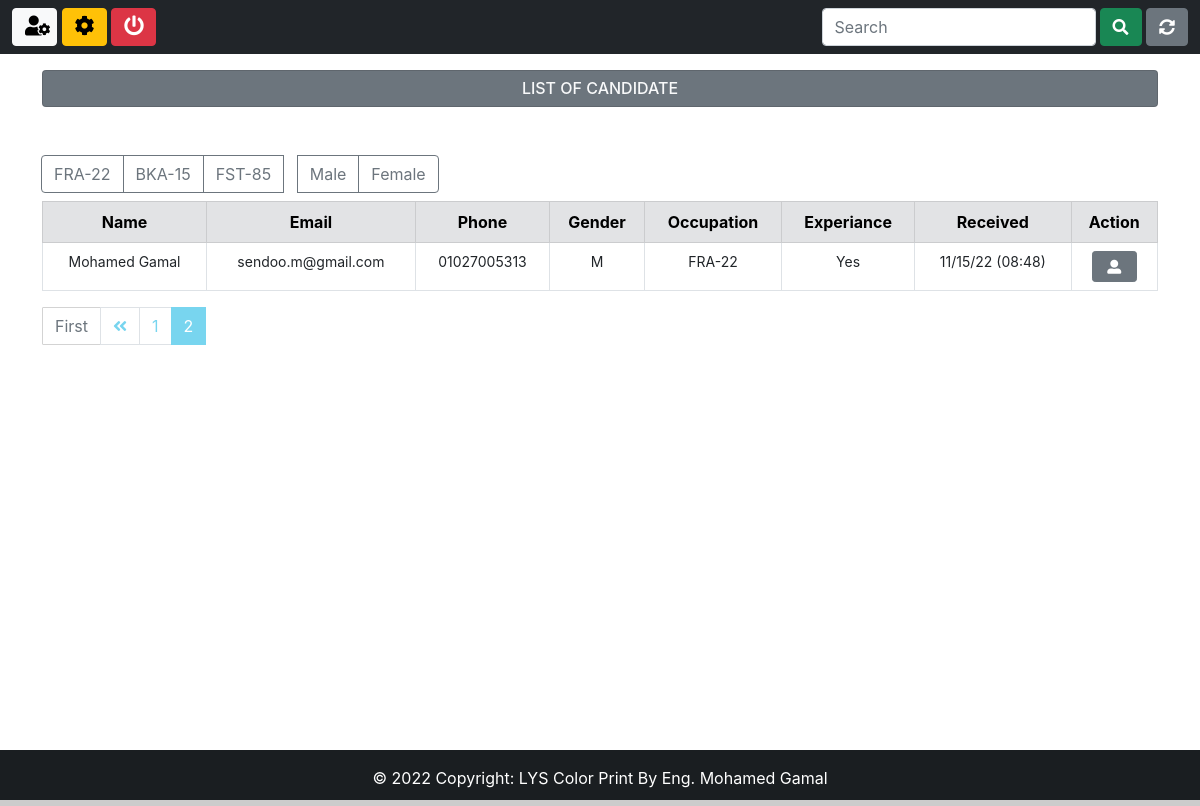
/backend?page=2 (signed in), run on the app's committed database.
### App/models.py (models this page shows, shortened)
class Candidate(models.Model):
    firstname           = models.CharField(max_length=50)
    lastname            = models.CharField(max_length=50)
    job                 = models.CharField(max_length=10, verbose_name='Job Code')
    birth               = models.DateField(auto_now=False, auto_now_add=False, verbose_name='Birthday')
    phone               = models.CharField(max_length=15)
    personality         = models.CharField(max_length=50, null=True, choices=PERSONALITY)
    salary              = models.CharField(max_length=50, verbose_name='Salary expectation')
    gender              = models.CharField(max_length=50)
    experience          = models.BooleanField(null=True)
    smoker              = models.CharField(max_length=10, choices=SMOKER, default='No')
    email               = models.EmailField(max_length=50)
    message             = models.TextField(verbose_name='Presentation')
    file                = models.FileField(upload_to='resume', blank=True, verbose_name='Resume')
    image               = models.ImageField(upload_to='photo', blank=True, verbose_name='Photo')
    created_at          = models.DateTimeField(auto_now_add=True)
    situation           = models.CharField(max_length=50, null=True, choices=SITUATION, default='Pending')
    company_note        = models.TextField(blank=True)
    frameworks          = MultiSelectField(choices=FRAMEWORKS, default="")
    languages           = MultiSelectField(choices=LANGUAGES, default="")
    databases           = MultiSelectField(choices=DATABASES, default="")
    libraries           = MultiSelectField(choices=LIBRARIES, default="")
    mobile              = MultiSelectField(choices=MOBILE, default="")
    others              = MultiSelectField(choices=OTHERS, default="")
    institution         = models.CharField(max_length=50)
    course              = models.CharField(max_length=50)
    started_course      = models.DateField(auto_now=False, auto_now_add=False)
    finished_course     = models.DateField(auto_now=False, auto_now_add=False)
    about_course        = models.TextField()
    status_course       = models.CharField(max_length=50, null=True, choices=STATUS_COURSE)
    company             = models.CharField(max_length=50)
    position            = models.CharField(max_length=50)
    started_job         = models.DateField(auto_now=False, auto_now_add=False)
    finished_job        = models.DateField(auto_now=False, auto_now_add=False)
    about_job           = models.TextField()
    employed            = models.BooleanField(null=True, verbose_name='I am employed')
    remote              = models.BooleanField(null=True, verbose_name='I agree to work remotly')
    travel              = models.BooleanField(null=True, verbose_name="I'm availbale for travel")

### App/views.py (the view, shortened to what this page needs)
# urls.py: path('backend', views.backend, name='backend'),
@login_required(login_url="login")
@cache_control(no_cache=True, must_revalidate=True, no_store=True)
def backend(request):
    if request.method == 'POST':
        job         = request.POST.get('job')
        gender      = request.POST.get('gender')
        filter      = Candidate.objects.filter(Q(job=job) |Q(gender=gender))
        context     = {
            "candidates" : filter
        }
        return render(request, 'backend.html', context)
    else:
        all_candidate_list  = Candidate.objects.all().order_by('-created_at')
    paginator           = Paginator(all_candidate_list, 3)
    page                = request.GET.get('page')
    all_candidate       = paginator.get_page(page)
    context     = {
        'candidates':all_candidate
    }
    return render(request, 'backend.html', context)

### templates/backend.html (shortened to what this page needs)
{% extends 'base.html' %}
{% block navbar %} bg-dark {% endblock navbar %}
{% block nav-content %}
    <div class="collapse navbar-collapse mt-3 mt-md-3 mt-lg-0" id="navbarSupportedContent">
        <ul class="navbar-nav me-auto mb-2 mb-lg-0 align-middle">
            <li class="nav-item">
                <a  href="#" class="btn btn-light my-btn2" title="Control Panel"><i class="fas fa-user-cog f-size2"></i></a>
                <a  href="{% url 'admin:index' %}" target="_blank" class="btn btn-warning my-btn2" title="Admin"><i class="fas fa-cog f-size2"></i></a>
                <a  href="{% url 'logout' %}" class="btn btn-danger my-btn2" title="logout"><i class="fas fa-power-off f-size2"></i></a>  &nbsp;
            </li>
        </ul>
        <form class="d-flex mt-3 mt-md-3 mt-lg-0">
            <input class="form-control me-1" type="search" placeholder="Search" name="q" value="{{ request.GET.q }}">
            <button class="btn btn-success" type="submit"><i class="fas fa-search"></i></button> &nbsp;
            <a href="{% url 'backend' %} " class="btn btn-secondary" title="Refresh"><i class="fas fa-sync-alt"></i></a>
        </form>
    </div>
{% endblock nav-content %}
{% block content %}
<div class="container mt-3" style='width: 95%;'>
    <h6 class="card p-2 bg-secondary text-light text-center mb-3">LIST OF CANDIDATE</h6>
<form method="POST" class="mt-5 mb-2"> {% csrf_token %}
    <div class="btn-group wd-100" role="group " aria-label="Basic radio toggle button group">
        <label {% if request.POST.job == 'FRA-22' %} class="btn btn-secondary" {% else %} class="btn btn-outline-secondary" {% endif %} for="btnradio1">FRA-22</label>
        <label {% if request.POST.job == 'BKA-15' %} class="btn btn-secondary" {% else %} class="btn btn-outline-secondary" {% endif %} for="btnradio2">BKA-15</label>
        <label {% if request.POST.job == 'FST-85' %} class="btn btn-secondary" {% else %} class="btn btn-outline-secondary" {% endif %} for="btnradio3">FST-85</label> &nbsp; &nbsp;
        <label {% if request.POST.gender == 'M' %} class="btn btn-secondary" {% else %} class="btn btn-outline-secondary" {% endif %} for="btnradio4">Male</label>
        <label {% if request.POST.gender == 'F' %} class="btn btn-secondary" {% else %} class="btn btn-outline-secondary" {% endif %} for="btnradio5">Female</label> &nbsp; &nbsp;
    </div>
</form>
    <table class="table table-bordered text-center">
        <thead class="table-secondary">
            <tr>
                <th >Name</th>
                <th >Email</th>
                <th >Phone</th>
                <th >Gender</th>
                <th >Occupation</th>
                <th >Experiance</th>
                <th >Received</th>
                <th colspan="2"> Action</th>
            </tr>
        </thead>
        <tbody style="font-size: 14px">
            {% for data in candidates %}
            <tr>
                <td id="top-border" label="Name">{{ data.firstname }} {{ data.lastname }}</td>
                <td id="sm-border" label="Email">{{ data.email }} </td>
                <td id="sm-border" label="Phone">{{ data.phone }} </td>
                <td id="sm-border" label="Gender">{{ data.gender }} </td>
                <td id="sm-border" label="Occupation">{{ data.job }} </td>
                {% if data.experience == True %}
                <td id="sm-border" label="Experiance">Yes</td>
                {% else %}
                <td id="sm-border" label="Experiance">No</td>
                {% endif %}
                <td id="sm-border" label="Received">{{ data.created_at| date:'m/d/y (H:i)' }} </td>
                <td id="sm-border" label="" >
                    <a href="{% url 'candidate' data.id %} " class="btn btn-secondary my-btn2 btn-sm" title="View candidate">
                        <i class="fas fa-user-alt"></i>
                    </a></td>
                    {% empty %}
                    <td colspan="8" class="text-danger"><strong>No records found</strong></td>
            </tr>
        </tbody>
            {% endfor %}
    </table>
<nav aria-label="Page navigation example">
    {% if candidates.has_other_pages %}
    <ul class="pagination">
        {% if candidates.has_previous %}
        <a class="btn btn-outline-secondary mb-4" href="?page=1" style="border-radius: 1px; border: 1px solid #d3d3d3;">First</a>
        <li class="page-item"><a class="page-link" href="?page={{ candidates.previous_page_number }}"><i class="fas fa-angle-double-left"></i></a></li>
        {% else %}
        <li class="page-item disabled"></li>
        {% endif %}
        {% for i in candidates.paginator.page_range %}
        {% if candidates.number == i %}
        <li class="page-item active"><span class="page-link">{{ i }} </span></li>
        {% else %}
        <li class="page-item"><a class="page-link" href="?page={{ i }}">{{ i }}</a>
        {% endif %}
        {% endfor %}
    </ul>
    {% endif %}
  </nav>
</div>
<br>
<br>
<br>
{% endblock content %}

### static/css/style.css (style rules this page uses)
html , body { height: 100%; margin: 0%; max-width: 100%; font-family: sans-serif; line-height: 1.15; -webkit-text-size-adjust: 100%; -ms-text-size-adjust: 100%; -ms-overflow-style: scrollbar; -webkit-tap-highlight-color: transparent; }
article, aside, dialog, figcaption, figure, footer, header, hgroup, main, nav, section { display: block; }
body { margin: 0; font-family: -apple-system, BlinkMacSystemFont, "Segoe UI", Roboto, "Helvetica Neue", Arial, sans-serif, "Apple Color Emoji", "Segoe UI Emoji", "Segoe UI Symbol"; font-size: 1rem; font-weight: 400; line-height: 1.5; color: #212529; text-align: left; background-color: #fff; }
.my-btn2 { width: 45px; }
a { text-decoration: none !important; }
.f-size2 { font-size: 20px; }
.pagination { display: -webkit-box; display: -ms-flexbox; display: flex; padding-left: 0; list-style: none; border-radius: 0.25rem; }
.page-link { position: relative; display: block; padding: 0.5rem 0.75rem; margin-left: -1px; line-height: 1.25; color: #78d5ef; background-color: #fff; border: 1px solid #dee2e6; }
.page-link:not(:disabled):not(.disabled) { cursor: pointer; }
.page-item.active .page-link { z-index: 1; color: #fff; background-color: #78d5ef; border-color: #78d5ef; }

### data on the page
Candidate: firstname "Mohamed", lastname "Gamal", email "sendoo.m@gmail.com", phone "01027005313", gender "M", job "FRA-22", experience "Yes", created_at "11/15/22 (08:48)"

### other printed values
{{ i }} "1"
{{ i }} "2"
